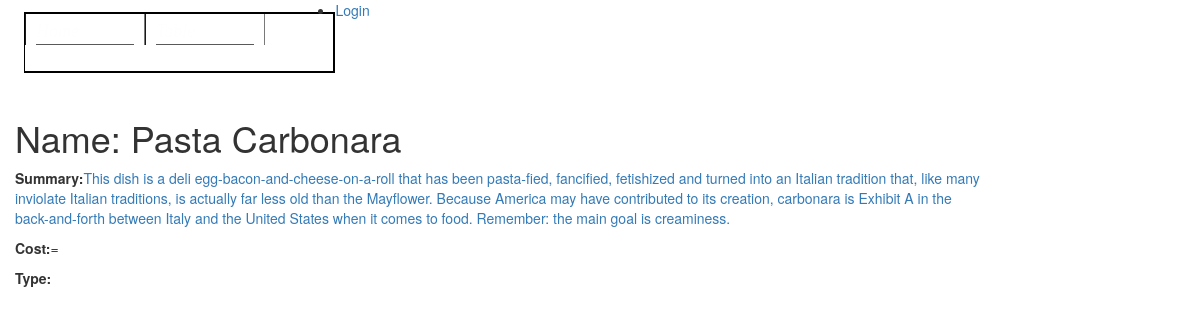
The app's page /catalog/food/1 with its own data.
### catalog/models.py (models this page shows, shortened)
class Food(models.Model):
    name = models.CharField(max_length=200)
    summary = models.TextField(max_length=1000, help_text="Enter a brief description of the food")
    Cost = models.CharField('Cost',max_length=13, unique=True, help_text='Enter a cost of the food')
    Type = models.ForeignKey('Type', on_delete=models.SET_NULL, null=True)

### catalog/views.py (the view)
# urls.py: path('food/<int:pk>', views.FoodDetailView.as_view(), name='food-detail'),
class FoodDetailView(generic.DetailView):
    model = Food

### catalog/templates/catalog/food_detail.html (shortened to what this page needs)
{% extends "base_generic.html" %}
{% block content %}
  <h1>Name: {{ food.name }}</h1>
  <p><strong>Summary:</strong><a href="">{{ food.summary }}</a></p>
  <p><strong>Cost:</strong>={{ food.cost }}</p>
  <p><strong>Type:</strong> {{ food.type.all|join:", " }}</p>
{% endblock %}

### catalog/templates/base_generic.html (shortened to what this page needs)
<!DOCTYPE html>
<html lang="en">
<head>
  <link rel="stylesheet" href="https://maxcdn.bootstrapcdn.com/bootstrap/3.3.7/css/bootstrap.min.css">
  <body>
<div id="css-menu">
<ul>
<li><a href="{% url 'index' %}">
<span class="text-top">Home</span>
</a></li>
<li><a href="{% url 'tables' %}">
<span class="text-top">Table</span>
</a></li>
<div class="dropdown">
  <button class="dropbtn">Menu</button>
</div>
</ul>
</div>
</body>
<ul class="sidebar-nav">
          {% if user.is_authenticated %}
           <li>User: {{ user.get_username }}</li>
           <li><a href="{% url 'logout'%}?next={{request.path}}">Logout</a></li>
          {% else %}
           <li><a href="{% url 'login'%}?next={{request.path}}">Login</a></li>
          {% endif %}
      </ul>
      <div class="col-sm-10 ">
      {% block content %}{% endblock %}
      </div>
</body>
</html>

### catalog/templates/base_generic.html (style rules this page uses)
#css-menu ul { list-style: none; font-family: Georgia, serif; font-size: 18px; font-style: italic; line-height: 1.4em; border:2px solid #000000; border-left: 1px solid #000000; float: left; padding: 0; margin: 12px 0 25px 24px }
#css-menu ul li { float: left }
#css-menu ul li a { display: block; text-decoration: none; background-color: ; padding: 5px 10px 0 10px; color: #fefefe; width: 120px; border-right: 1px solid #797979; border-left: 1px solid #191919 }
#css-menu ul li a span { display: block }
#css-menu ul li a span.text-top { border-bottom: 1px solid #595959 }
.dropbtn { color: white; padding: 16px; font-size: 16px; border: none; cursor: pointer; background: transparent; }
.dropdown { position: relative; display: inline-block; }

### records on screen
Food: name "Pasta Carbonara", summary "This dish is a deli egg-bacon-and-cheese-on-a-roll that has been pasta-fied, fancified, fetishized and turned into an Italian tradition that, like many inviolate Italian traditions, is actually far less old than the Mayflower. Because America may have contributed to its creation, carbonara is Exhibit A in the back-and-forth between Italy and the United States when it comes to food. Remember: the main goal is creaminess."
